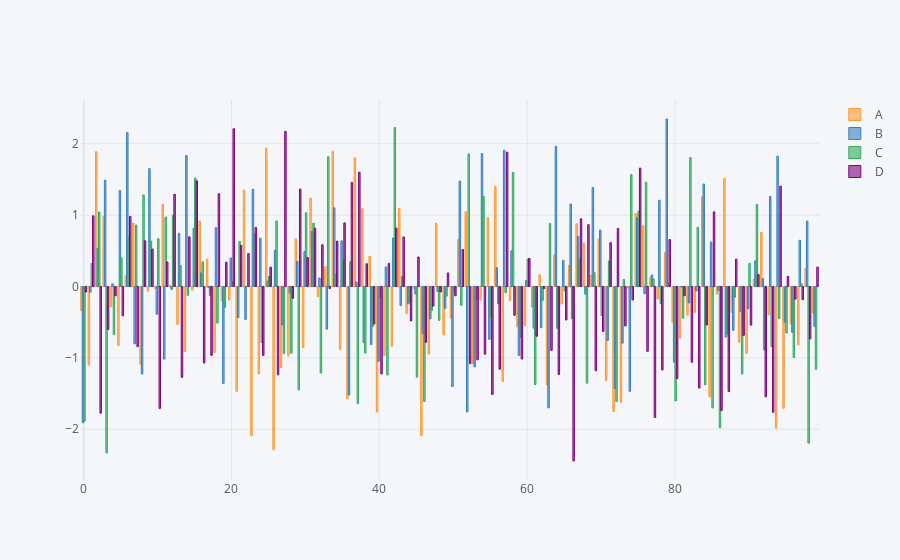

The notebook cell saved with this chart:
### Code cell
df.iplot(kind='bar')  #bar for each of the value 
# but we can perform some sort of aggregation over them
